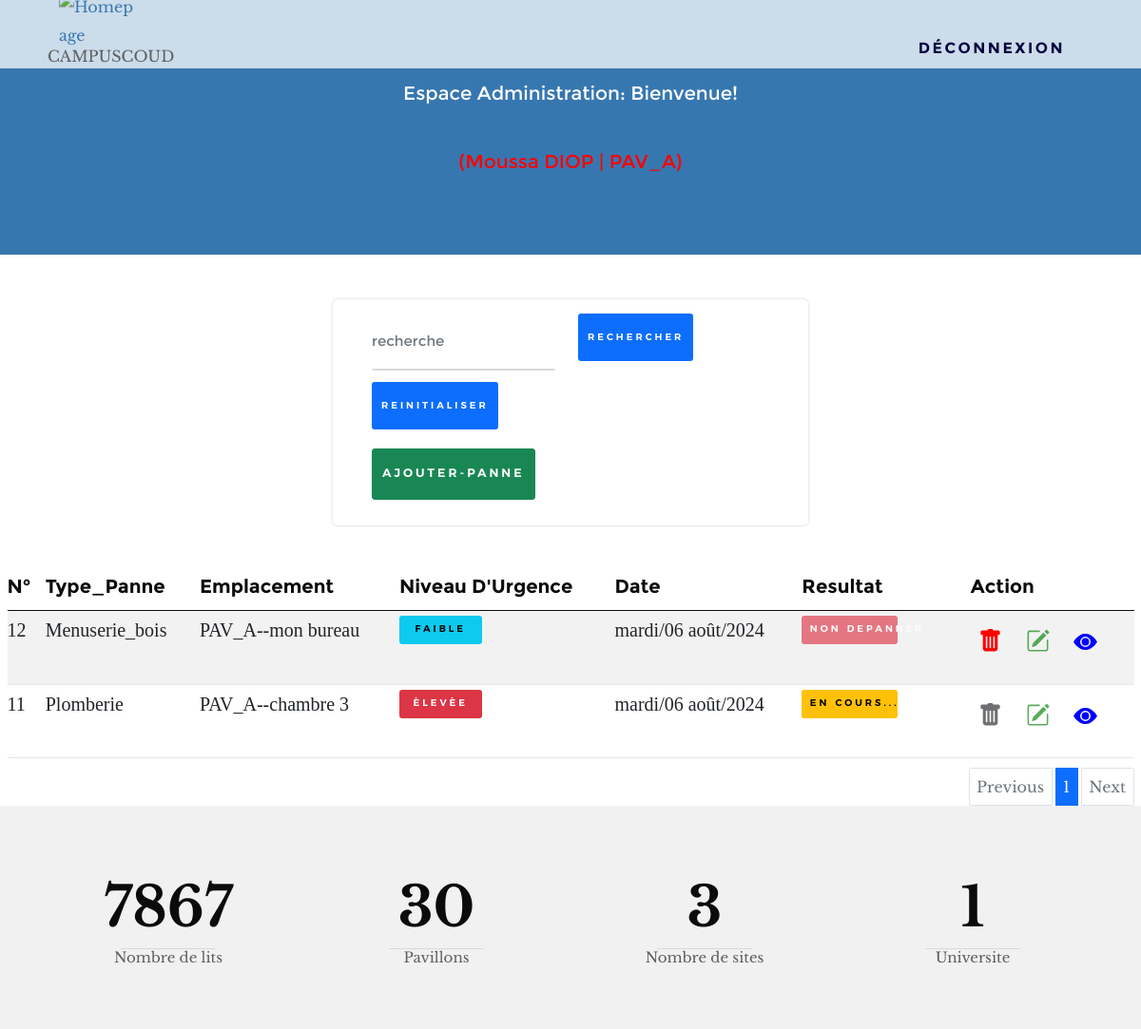
Screenshot of /profils/residence/listPannes.php (signed in) with the database file from the repository.
### tables this page shows
CREATE TABLE `panne` (
  `id` int(11) NOT NULL,
  `type_panne` varchar(255) NOT NULL,
  `date_enregistrement` varchar(255) NOT NULL,
  `description` text NOT NULL,
  `localisation` varchar(255) NOT NULL,
  `niveau_urgence` varchar(50) NOT NULL,
  `id_chef_residence` int(11) DEFAULT NULL
);

CREATE TABLE `observation` (
  `id` int(11) NOT NULL,
  `evaluation_qualite` varchar(50) NOT NULL,
  `date_observation` varchar(255) NOT NULL,
  `commentaire_suggestion` text NOT NULL,
  `id_chef_residence` int(11) DEFAULT NULL,
  `id_panne` int(11) DEFAULT NULL,
  `id_intervention` int(11) DEFAULT NULL
);

### traitement/fonction.php (called while the page is built, shortened)
<?php
function allPannesByUser($connexion, $user_id, $page = 1, $limit = 10) {
    $offset = ($page - 1) * $limit;
    $sql = "
        SELECT p.id, p.type_panne, p.date_enregistrement, p.description, p.localisation, p.niveau_urgence,
               i.resultat,i.id AS idIntervention, i.date_intervention, i.description_action, i.personne_agent,
               u.nom, u.profil1,u.profil2,u.prenom,
               o.evaluation_qualite,o.id AS idObservation,o.date_observation, o.commentaire_suggestion
        FROM Panne p
        LEFT JOIN Intervention i ON p.id = i.id_panne
        LEFT JOIN Utilisateur u ON p.id_chef_residence = u.id
        LEFT JOIN Observation o ON p.id = o.id_panne
        WHERE p.id_chef_residence = ?
        ORDER BY
            (CASE
                WHEN i.resultat IS NULL THEN 1
                WHEN i.resultat = 'en cours' THEN 2
                ELSE 3
            END) ASC,
            (CASE
                WHEN p.niveau_urgence = 'Èlevèe' THEN 1
                WHEN p.niveau_urgence = 'Moyenne' THEN 2
                WHEN p.niveau_urgence = 'Faible' THEN 3
                ELSE 4
            END) ASC,
            p.date_enregistrement DESC
        LIMIT ? OFFSET ?
    ";
    $stmt = $connexion->prepare($sql);
    $stmt->bind_param('iii', $user_id, $limit, $offset);
    $stmt->execute();
    $result = $stmt->get_result();
    $pannes = $result->fetch_all(MYSQLI_ASSOC);
    $sqlCount = "
        SELECT COUNT(*) as total_count
        FROM Panne
        WHERE id_chef_residence = ?
    ";
    $stmtCount = $connexion->prepare($sqlCount);
    $stmtCount->bind_param('i', $user_id);
    $stmtCount->execute();
    $resultCount = $stmtCount->get_result();
    $totalCount = $resultCount->fetch_assoc()['total_count'];
    return ['pannes' => $pannes, 'total_count' => $totalCount];
}

### profils/residence/listPannes.php (the view, shortened to what this page needs)
<?php
include('../../traitement/fonction.php');
include('../../traitement/requete.php');
$userId = $_SESSION['id_user'];
$search = isset($_GET['search']) ? $_GET['search'] : '';
if ($search) {
    $result = rechercherPannesParMotCle($connexion, $userId, $search, $page = 1, $limit = 10);
    $allPannes = $result['pannes'];
    $totalPannes = $result['total_count'];
    $totalPages = $result['total_pages'];
} else {
    $result = allPannesByUser($connexion, $userId, $page = 1, $limit = 10);
    $allPannes = $result['pannes'];
    $totalPannes = $result['total_count'];
    $totalPages = ceil($totalPannes / $limit);
}
?>
<!DOCTYPE html>
<html lang="en">
<head>
    <link rel="stylesheet" href="../../assets/css/vendor.css" />
    <link rel="stylesheet" href="../../assets/css/main.css" />
    <link rel="stylesheet" href="../../assets/css/login.css" />
    <link rel="stylesheet" href="/assets/bootstrap/css/bootstrap.min.css">
    <link rel="stylesheet" href="../../assets/css/styles.css">
    <link rel="stylesheet" href="../../assets/bootstrap/css/bootstrap.min.css">
    <link rel="stylesheet" href="../../assets/bootstrap/js/bootstrap.min.js">
    <link rel="stylesheet" href="../../assets/bootstrap/js/bootstrap.bundle.min.js">
    <link rel="stylesheet" href="/assets/css/styles.css">
</head>
<body>
    <?php include('../../head.php'); ?>
    <br>
    <nav class="navbar navbar-light bg">
        <div class="container">
            <ul class="nav">
                <form class="d-flex" method="GET" action="">
                    <li class="nav-item">
                        <strong class="nav-link active" aria-current="page">
                            <input class="form-control me-2" type="search" name="search" placeholder="recherche"
                                aria-label="Search">
                        </strong>
                    </li>
                    <li class="nav-item">
                        <strong class="nav-link" href="#">
                            <button type="submit" class="btn btn-primary mb-3"
                                style="width: 100%; height:50px ">Rechercher</button>
                        </strong>
                    </li>
                </form>
                <li class="nav-item">
                    <a class="nav-link" href="listPannes">
                        <button type="reset" class="btn btn-primary mb-3"
                            style="width: 100%; height:50px ">Reinitialiser</button>
                    </a>
                </li>
            </ul>
            <ul class="nav justify-content-end">
                <li class="nav-item">
                    <a class="nav-link active" href="ajoutPanne.php">
                        <button type="button" class="btn btn-success btn-lg">AJOUTER-PANNE</button>
                    </a>
                </li>
            </ul>
        </div>
    </nav>
    <br>
    <div id="refreshedContent" class="container-fluid">
        <div class="table-responsive">
            <table class="table table-striped" style="font-size: 20px; font-family: 'Times New Roman', Times, serif;">
                <thead>
                    <tr>
                        <th scope="col">N°</th>
                        <th scope="col">Type_Panne</th>
                        <th scope="col">Emplacement</th>
                        <th scope="col">Niveau D'Urgence</th>
                        <th scope="col">Date</th>
                        <th scope="col">Resultat</th>
                        <th scope="col">Action</th>
                    </tr>
                </thead>
                <tbody>
                    <?php if ($allPannes): ?>
                    <?php foreach ($allPannes as $panne): ?>
                    <tr>
                        <td><?php echo htmlspecialchars($panne['id']); ?></td>
                        <td><?php echo htmlspecialchars($panne['type_panne']); ?></td>
                        <td><?php echo htmlspecialchars($panne['localisation']); ?></td>
                        <td>
                            <?php if ($panne['niveau_urgence'] == 'Faible'): ?>
                            <button class="btn btn-info" style="width:40%;height: 30px;">Faible</button>
                            <?php elseif($panne['niveau_urgence'] == 'Moyenne'): ?>
                            <button class="btn btn-warning" style="width:40%;height: 30px;">Moyenne</button>
                            <?php elseif($panne['niveau_urgence'] == 'Èlevèe'): ?>
                            <button class="btn btn-danger" style="width:40%;height: 30px;">Èlevèe</button>
                            <?php endif; ?>
                        </td>
                         <td><?php  echo htmlspecialchars($panne['date_enregistrement']);  ?></td>
                        <td>
                            <?php if ($panne['resultat'] == 'depanner'): ?>
                            <button class="btn btn-success" disabled style="width:60%;height: 30px;">Dépanné</button>
                            <?php elseif ($panne['resultat'] == 'en cours'): ?>
                            <a
                                href="observation?idp=<?php echo $panne['id']; ?>&idInt=<?php echo $panne['idIntervention']; ?>&idObservation=<?php echo $panne['idObservation']; ?>">
                                <button class="btn btn-warning" style="width:60%;height: 30px;"
                                    data-panne-id="<?php echo $panne['id']; ?>" data-bs-toggle="modal"
                                    data-bs-target="#exampleModal">en cours...</button>
                            </a>
                            <?php else: ?>
                            <button disabled class="btn btn-danger" style="width:60%;height: 30px;">Non
                                Depanner</button>
                            <?php endif; ?>
                        </td>
                        <td>
                            <?php if ($panne['resultat'] == 'depanner' || $panne['resultat'] == 'en cours'): ?>
                            <button type="button" class="btn" disabled>
                            </button>
                            <?php else: ?>
                            <button type="button" class="btn btn-deleteBtn deleteBtn" data-bs-toggle="modal"
                                data-bs-target="#deleteModal"
                                data-panne-id="<?php echo htmlspecialchars($panne['id']); ?>">
                            </button>
                            <?php endif; ?>
                            <?php if ($panne['resultat'] == 'depanner'): ?>
                            <a
                                href="observation?idp=<?php echo $panne['id']; ?>&idInt=<?php echo $panne['idIntervention']; ?>&idObservation=<?php echo $panne['idObservation']; ?>">
                                <button type="button" class="btn">
                                    <svg xmlns="http://www.w3.org/2000/svg" width="25" height="25" color="green"
                                        fill="currentColor" class="bi bi-pencil-square" viewBox="0 0 16 16">
                                        <path
                                            d="M15.502 1.94a.5.5 0 0 1 0 .706L14.459 3.69l-2-2L13.502.646a.5.5 0 0 1 .707 0l1.293 1.293zm-1.75 2.456-2-2L4.939 9.21a.5.5 0 0 0-.121.196l-.805 2.414a.25.25 0 0 0 .316.316l2.414-.805a.5.5 0 0 0 .196-.12l6.813-6.814z" />
                                        <path fill-rule="evenodd"
                                            d="M1 13.5A1.5 1.5 0 0 0 2.5 15h11a1.5 1.5 0 0 0 1.5-1.5v-6a.5.5 0 0 0-1 0v6a.5.5 0 0 1-.5.5h-11a.5.5 0 0 1-.5-.5v-11a.5.5 0 0 1 .5-.5H9a.5.5 0 0 0 0-1H2.5A1.5 1.5 0 0 0 1 2.5z" />
                                    </svg>
                                </button>
                            </a>
                            <?php else: ?>
                            <button disabled type="button" class="btn">
                            </button>
                            <?php endif; ?>
                            <a href="../vuePanne.php?idPanne=<?php echo htmlspecialchars($panne['id']); ?>">
                                <button type="button" class="btn">
                                    <svg xmlns="http://www.w3.org/2000/svg" width="25" height="25" fill="currentColor"
                                        color="blue" class="bi bi-eye-fill" viewBox="0 0 16 16">
                                        <path d="M10.5 8a2.5 2.5 0 1 1-5 0 2.5 2.5 0 0 1 5 0" />
                                        <path
                                            d="M0 8s3-5.5 8-5.5S16 8 16 8s-3 5.5-8 5.5S0 8 0 8m8 3.5a3.5 3.5 0 1 0 0-7 3.5 3.5 0 0 0 0 7" />
                                    </svg>
                                </button>
                            </a>
                        </td>
                    </tr>
                    <?php endforeach; ?>
                    <?php else: ?>
                    <tr>
                        <td colspan="7">Aucune panne trouvée ou erreur.</td>
                    </tr>
                    <?php endif; ?>
                </tbody>
            </table>
        </div>
        <nav aria-label="Page navigation example">
            <ul class="pagination justify-content-end">
                <?php if ($page > 1): ?>
                <li class="page-item">
                    <a class="page-link" href="?page=<?php echo $page - 1; ?>">Previous</a>
                </li>
                <?php else: ?>
                <li class="page-item disabled">
                    <a class="page-link" href="#" tabindex="-1" aria-disabled="true">Previous</a>
                </li>
                <?php endif; ?>
                <li class="page-item active">
                    <a class="page-link" href="?page=<?php echo $i; ?>"><?php echo $page; ?></a>
                </li>
                <?php if ($page < $totalPages): ?>
                <li class="page-item">
                    <a class="page-link" href="?page=<?php echo $page + 1; ?>">Next</a>
                </li>
                <?php else: ?>
                <li class="page-item disabled">
                    <a class="page-link" href="#" tabindex="-1" aria-disabled="true">Next</a>
                </li>
                <?php endif; ?>
            </ul>
        </nav>
    </div>
</body>
<?php include('../../footer.php'); ?>
</html>

### assets/css/main.css (style rules this page uses)
html { font-size: 10px; font-family:'Times New Roman', Times, serif }
html, body { height: 100%; }
body { background: #ffffff; font-family: "librebaskerville-regular", serif; font-size: 1.6rem; line-height: 1.875; color: #5f5f5f; margin: 0; padding: 0; }
a { color: #3777B0; -webkit-transition: all 0.3s ease-in-out; transition: all 0.3s ease-in-out; }
em, i, strong, b { font-size: inherit; line-height: inherit; font-style: normal; font-weight: normal; }
strong, b { font-family: "librebaskerville-bold", serif; }
ul { list-style: disc; }
li { display: list-item; }
ol, ul { margin-left: 1.7rem; }
ul li { padding-left: .4rem; }
table { border-width: 0; width: 100%; max-width: 100%; font-family: "librebaskerville-regular", serif; }
th, td { padding: 1.5rem 3rem; text-align: left; border-bottom: 1px solid #E8E8E8; }
th { color: #0D0A0B; font-family: "montserrat-bold", sans-serif; }
td { line-height: 1.5; }
th:first-child, td:first-child { padding-left: 0; }
th:last-child, td:last-child { padding-right: 0; }
.table-responsive { overflow-x: auto; -webkit-overflow-scrolling: touch; }

### assets/css/login.css (style rules this page uses)
.container { max-width: 600px; margin: 50px auto; margin: 0.5% auto; margin-top: 1%; padding: 20px; border-radius: 5px; box-shadow: 0 0 3px rgba(0, 0, 0, 0.2); text-align: center; }
body { background-color: #f3f3f3; }
.form-control { border-radius: 5px; }
.btn-primary { width: 100%; padding: 10px; border-radius: 5px; transition: background-color 0.3s ease; }
.btn, button, input[type="submit"], input[type="reset"], input[type="button"] { display: inline-block; font-family: "montserrat-semibold", sans-serif; font-size: 1.2rem; text-transform: uppercase; letter-spacing: 0.3rem; height: 5.4rem; line-height: calc(5.4rem - 0.6rem); padding: 0 3rem; margin: 0 0.3rem 1.2rem 0; color: #151515; text-decoration: none; cursor: pointer; text-align: center; white-space: nowrap; -webkit-transition: all 0.3s ease-in-out; transition: all 0.3s ease-in-out; background-color: #c5c5c5; border: 0.3rem solid #c5c5c5; }
input[type="email"], input[type="number"], input[type="search"], input[type="text"], input[type="tel"], input[type="url"], input[type="password"], textarea, select { display: block; height: 6rem; padding: 1.5rem 0; border: 0; outline: none; color: #333333; font-family: "montserrat-regular", sans-serif; font-size: 1.5rem; line-height: 3rem; max-width: 100%; background: transparent; border-bottom: 2px solid rgba(0, 0, 0, 0.15); -webkit-transition: all 0.3s ease-in-out; transition: all 0.3s ease-in-out; }
button, .btn { margin-bottom: 1.2rem; }
input, textarea, select, pre, blockquote, figure, table, p, ul, ol, dl, form, .video-container, .ss-custom-select { margin-bottom: 3rem; }

### assets/css/styles.css (style rules this page uses)
body { font-family: Arial, sans-serif; background-color: #f2f2f2; }
.container { max-width: 500px; padding: 10px; background-color: #fff; border-radius: 5px; box-shadow: 0 0 3px rgba(0, 0, 0, 0.2); width: 50%; text-align: center; }
a { text-decoration: none; }
a { text-decoration: none !important; }
li, a { font-size: 16px !important; }
.form-control { height: 30px; }
strong { text-align: center; margin-bottom: 1%; font-size: 20px; color: darkslategray; }

### rows the page displays
panne: id "12", type_panne "Menuserie_bois", localisation "PAV_A--mon bureau", niveau_urgence "FAIBLE", date_enregistrement "mardi/06 août/2024", shows "NON DEPANNER"
observation: id_panne "11", id_panne.type_panne "Plomberie", id_panne.localisation "PAV_A--chambre 3", shows "ÈLEVÈE", id_panne.date_enregistrement "mardi/06 août/2024"

### other values shown
$_SESSION['prenom'] "Moussa"
$_SESSION['nom'] "DIOP"
$_SESSION['profil2'] "PAV_A"
$page "1"
